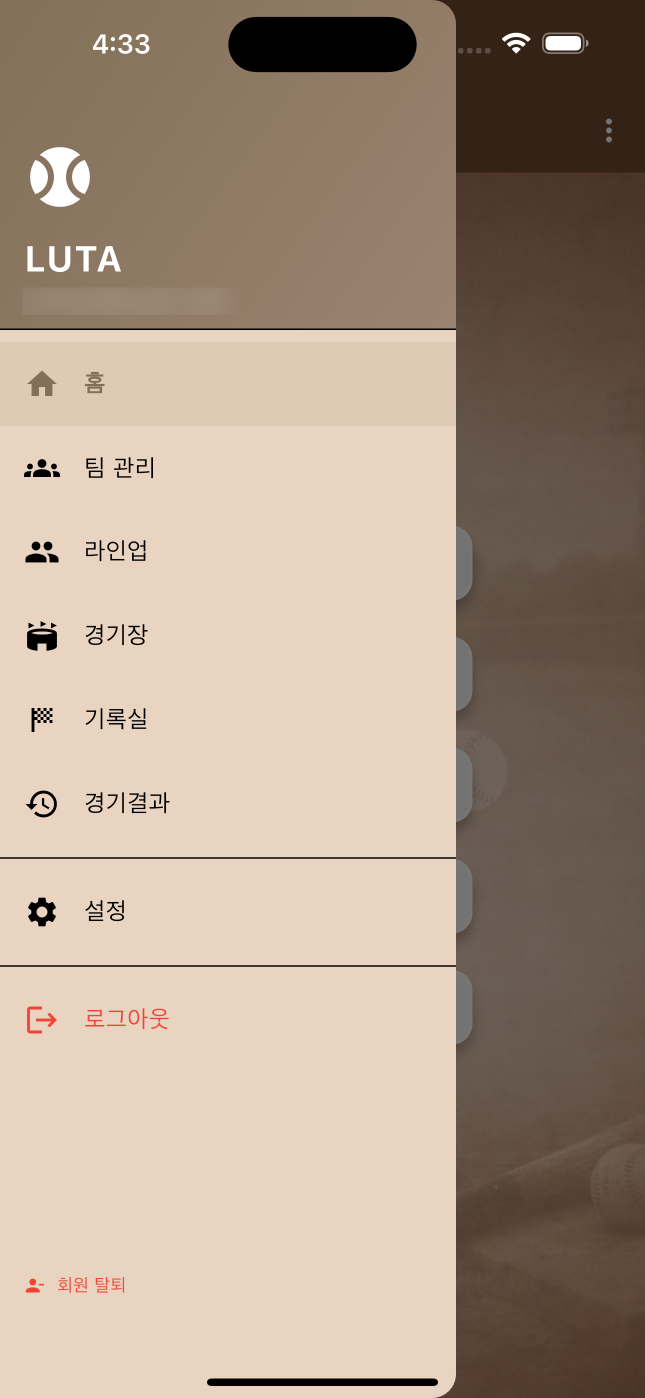
#> input picture assets/screenshots/2. 홈화면/사이드메뉴.png, 1290 x 2796 px (shown at 1/2 size)
$ python fix_blur.py
#> lines starting #> are read from the running program, lines starting #| are printed output that depends on the picture
from PIL import Image, ImageFilter

def apply_blur_mask(img_path, box, radius=20):
#> called with img_path = 'assets/screenshots/2. 홈화면/사이드메뉴.png', box = (80, 710, 500, 760), radius = 20
    try:
        img = Image.open(img_path).convert("RGBA")
#> img is the input picture: PIL image 1290x2796 RGBA; mean R, G, B, A 172.2, 153.2, 135.9, 255
        cropped = img.crop(box)
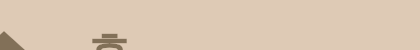
#> cropped: PIL image 420x50 RGBA; mean R, G, B, A 219.4, 199.4, 178.4, 255
        blurred = cropped.filter(ImageFilter.GaussianBlur(radius))
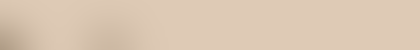
#> blurred: PIL image 420x50 RGBA; mean R, G, B, A 219.2, 199.3, 178.2, 255
        img.paste(blurred, box)
        img.save(img_path)
        print(f"Applied blur to {img_path} at {box}")
    except Exception as e:
        print(f"Error processing {img_path}: {e}")

box_email = (80, 710, 500, 760)

apply_blur_mask("assets/screenshots/2. 홈화면/사이드메뉴.png", box_email)
apply_blur_mask("assets/screenshots/9. 탈퇴/탈퇴실행.png", box_email)
